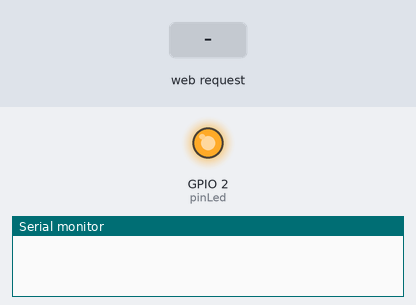
The sketch below on a simulated ESP32. Parts: output pins drawn as LEDs (lit = HIGH), the last lines printed to the serial monitor. Inputs (shaded band) come from the test bench. WiFi joins after 1.5 s; servers stay silent unless stated; storage starts empty.

Above: at 0.3 s.
At 2.7 s:
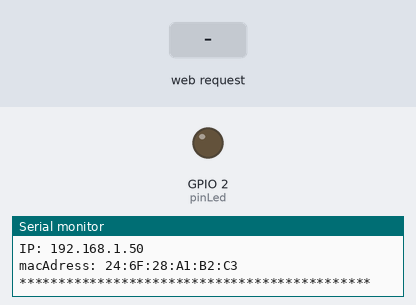
2.8 s: HTTP request GET /temperature received
Timing chart, 0 to 5.8 s (numbered marks = the images above; inputs shaded):
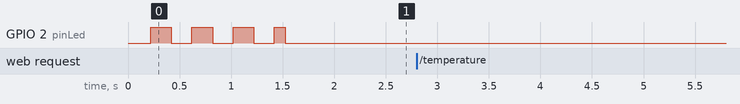

The sketch:

wifimanager_asyncro_esp32_sensor.ino
```cpp
#include <WiFiManager.h>
#include <WiFi.h>
#include <FS.h>
#include <AsyncTCP.h>
#include <ESPAsyncWebServer.h>
#include <SPIFFS.h>
#include <Ticker.h>


Ticker ticker;
byte pinLed = 2;
const int lm = 35;

int potValor = 0;

/// IP STATICA
  IPAddress ip(192, 168, 2, 110); // where xx is the desired IP Address
  IPAddress gateway(192, 168, 2, 1); // set gateway to match your network
  IPAddress subnet(255, 255, 255, 0); // set subnet mask to match your network

void parpadeoLed(){
  // Cambiar de estado el LED
  byte estado = digitalRead(pinLed);
  digitalWrite(pinLed, !estado);
}

String Estado_Rele; //Variable String para mandar el estado del rele a nuestra página web

AsyncWebServer server(80); //Puerto TCP

float temperatura = 0;
float valor=0;
String readTempera() {
  // Read temperature as Celsius (the default)
    valor=analogRead(lm);
    temperatura=((valor*6*100)/4095);//lectura de temperatura
    Serial.println(temperatura);
    return String(temperatura);
  }


void setup()
{
  Serial.begin(115200);
  pinMode(pinLed, OUTPUT);
  //pinMode(lm,INPUT);


   //Iniciamos el sistema Flash
  if(!SPIFFS.begin()){
    Serial.println("An Error has occurred while mounting SPIFFS");
    return;
  }

  // Empezamos el temporizador que hará parpadear el LED
  ticker.attach(0.2, parpadeoLed);
  // Creamos una instancia de la clase WiFiManager
  WiFi.config(ip, gateway, subnet);
  WiFiManager wifiManager;
  // Descomentar para resetear configuración
  //wifiManager.resetSettings();
  // Cremos AP y portal cautivo
  wifiManager.autoConnect("ESP8266Temp","hola1234");
  Serial.println("Ya estás conectado");
  ticker.detach();
  // Apagamos el LED
  digitalWrite(pinLed, LOW);


  Serial.println("");
  Serial.println("********************************************");
  Serial.print("Conectado a la red WiFi: ");
  Serial.println(WiFi.SSID());
  Serial.print("IP: ");
  Serial.println(WiFi.localIP());
  Serial.print("macAdress: ");
  Serial.println(WiFi.macAddress());
  Serial.println("*********************************************");


  // Route for root / web page
 server.on("/", HTTP_GET, [](AsyncWebServerRequest *request){
    request->send(SPIFFS, "/index.html");
  });

  server.on("/temperature", HTTP_GET, [](AsyncWebServerRequest *request){
    request->send_P(200, "text/plain", readTempera().c_str());
  });
  // Start server
  server.begin();
}


void loop() {
  //No se usará debido a la librería del servidor web asíncrono
  }
```
